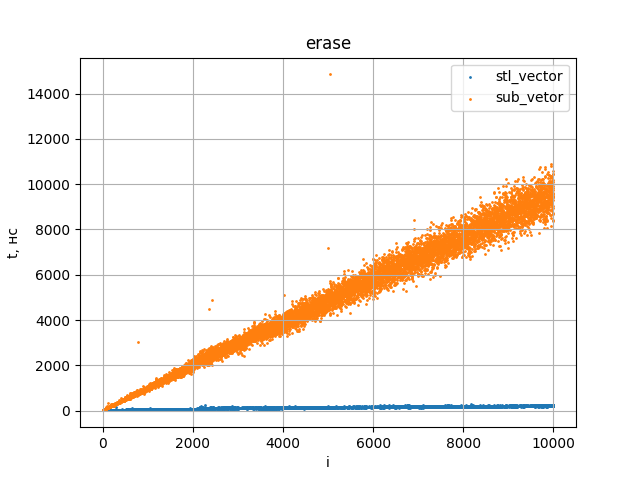

Python code for this plot:
from matplotlib import pyplot as plt
import pandas as pd
import numpy as np

data = np.array(pd.read_csv("inf_cont/t2/2.csv"))

plt.scatter(data[:, 0], data[:, 1], label="stl_vector", s=1)
plt.scatter(data[:, 0], data[:, 2], label='sub_vetor', s=1)

plt.grid()

plt.legend()

plt.xlabel('i')
plt.ylabel('t, нс')     

plt.title("erase")
    
plt.savefig('inf_cont/t2/2.png')

plt.show()
